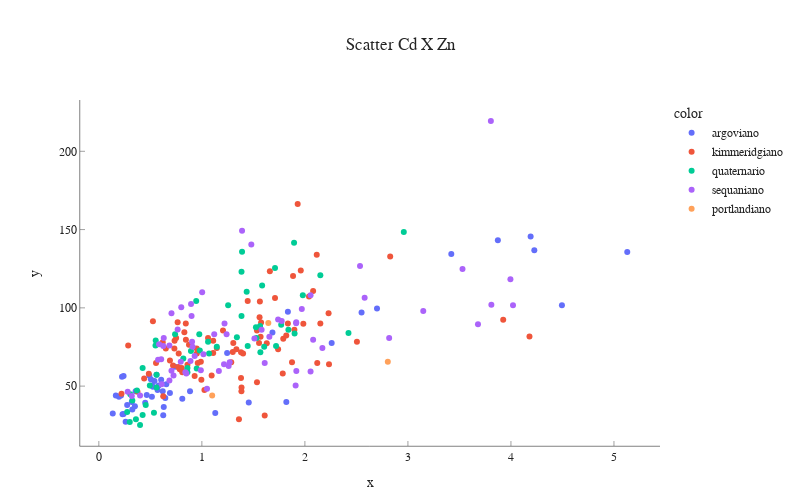

Notebook source saved alongside this figure:
### Markdown cell above
### Visualização de Dados (*Data Vizualization - dataviz*)

### Code cell
fig = px.scatter(
    x=df_jura["vlCadmium"],
    y=df_jura["vlZinc"], 
    color=df_jura['descUnit'],
    title="Scatter Cd X Zn"
  )

fig.update_layout(width=800, height=500, title_x=0.5,template="simple_white",font_family="Calibri", margin=dict(r=20,b=20)
)
fig.update_xaxes(showline=True,linewidth=0.5,linecolor='black',title_text='x',ticks="inside",tickwidth=0.5)
fig.update_yaxes(showline=True,linewidth=0.5,linecolor='black',title_text='y',ticks="inside",tickwidth=0.5)
fig.show()

### Figure 1 — Plotly figure (JSON) as saved in the notebook; plotly's stock layout.template omitted (floating-point values rounded to 4 significant figures)
{"data": [{"hovertemplate": "color=argoviano<br>x=%{x}<br>y=%{y}<extra></extra>", "legendgroup": "argoviano", "marker": {"color": "#636efa", "symbol": "circle"}, "mode": "markers", "name": "argoviano", "orientation": "v", "showlegend": true, "type": "scatter", "x": [0.135, 0.165, 0.195, 0.215, 0.225, 0.23, 0.24, 0.24, 0.26, 0.275, 0.32, 0.325, 0.35, 0.357, 0.45, 0.465, 0.49, 0.505, 0.515, 0.515, 0.525, 0.54, 0.56, 0.57, 0.58, 0.605, 0.62, 0.625, 0.63, 0.645, 0.655, 0.69, 0.74, 0.81, 0.885, 1.13, 1.245, 1.455, 1.685, 1.82, 1.835, 2.26, 2.55, 2.7, 3.421, 3.873, 4.191, 4.227, 4.495, 5.129], "xaxis": "x", "y": [32.56, 44, 43.2, 44, 56, 32.08, 32.24, 56.4, 27.2, 37.88, 39.88, 35.08, 37.16, 46.8, 39.4, 44.4, 56.8, 54.4, 43.2, 50.4, 49.6, 53.2, 57.2, 47.6, 50.4, 54, 46.8, 31.32, 36.64, 42.4, 51.24, 45.6, 62.4, 42, 46.8, 32.84, 71.2, 39.6, 84.32, 39.8, 97.48, 77.6, 96.96, 99.6, 134.4, 143.2, 145.6, 136.8, 101.7, 135.6], "yaxis": "y"}, {"hovertemplate": "color=kimmeridgiano<br>x=%{x}<br>y=%{y}<extra></extra>", "legendgroup": "kimmeridgiano", "marker": {"color": "#EF553B", "symbol": "circle"}, "mode": "markers", "name": "kimmeridgiano", "orientation": "v", "showlegend": true, "type": "scatter", "x": [0.22, 0.285, 0.375, 0.44, 0.485, 0.525, 0.555, 0.62, 0.625, 0.65, 0.69, 0.72, 0.733, 0.735, 0.75, 0.765, 0.77, 0.775, 0.785, 0.805, 0.81, 0.83, 0.844, 0.845, 0.86, 0.875, 0.93, 0.95, 0.951, 0.96, 0.99, 0.995, 1.025, 1.06, 1.095, 1.11, 1.11, 1.145, 1.205, 1.285, 1.3, 1.305, 1.335, 1.36, 1.38, 1.38, 1.384, 1.385, 1.4, 1.445, 1.535, 1.535, 1.555, 1.56, 1.563, 1.57, 1.575, 1.61, 1.63, 1.66, 1.71, 1.74, 1.785, 1.79, 1.819, 1.835, 1.875, 1.885, 1.898, 1.93, 1.96, 1.985, 2.04, 2.08, 2.115, 2.12, 2.15, 2.23, 2.234, 2.505, 2.828, 3.925, 4.18], "xaxis": "x", "y": [45.2, 76, 46.4, 54.8, 57.96, 91.48, 64.8, 78, 43.6, 74, 66.4, 63.2, 74, 79.04, 80.8, 90.8, 62.28, 70.8, 60.8, 61.6, 58.8, 84.4, 90, 79.6, 63.6, 76.4, 56.4, 74, 70.8, 64.8, 65.6, 54, 47.6, 80.8, 56.8, 79, 71.12, 74.4, 85.52, 65.2, 71.76, 77.6, 73.56, 28.88, 55.2, 71.6, 46.8, 49.2, 70.8, 104.4, 52.4, 85.6, 77.56, 94, 104, 81.6, 90.68, 31.16, 77.4, 123.3, 106.4, 73.6, 58, 80.32, 82.4, 90, 65.2, 120.3, 86, 166.3, 123.8, 89.84, 107.2, 110.8, 133.9, 64.8, 90, 96.6, 64, 78.4, 132.8, 92.36, 81.72], "yaxis": "y"}, {"hovertemplate": "color=quaternario<br>x=%{x}<br>y=%{y}<extra></extra>", "legendgroup": "quaternario", "marker": {"color": "#00cc96", "symbol": "circle"}, "mode": "markers", "name": "quaternario", "orientation": "v", "showlegend": true, "type": "scatter", "x": [0.275, 0.3, 0.305, 0.325, 0.36, 0.37, 0.4, 0.425, 0.425, 0.455, 0.495, 0.535, 0.55, 0.552, 0.56, 0.56, 0.74, 0.82, 0.855, 0.86, 0.86, 0.894, 0.945, 0.95, 0.975, 0.98, 1.06, 1.07, 1.145, 1.255, 1.34, 1.385, 1.385, 1.39, 1.435, 1.445, 1.525, 1.53, 1.565, 1.568, 1.585, 1.605, 1.71, 1.72, 1.77, 1.84, 1.895, 1.9, 1.98, 2.15, 2.423, 2.96], "xaxis": "x", "y": [33.44, 27.12, 44.8, 40.8, 28.92, 47.2, 25.2, 61.6, 31.48, 37.88, 50.4, 32.92, 76, 79.2, 49.2, 57.2, 83.2, 67.6, 59.6, 58.8, 61.6, 72.4, 104.4, 61.2, 83.2, 72.8, 78.4, 70.8, 75.2, 101.6, 81.2, 94.8, 123, 135.9, 110.3, 75.6, 87.6, 80.8, 88.4, 71.6, 114.3, 75.2, 125.4, 75.6, 89.2, 86, 141.6, 83.6, 108, 120.8, 84, 148.4], "yaxis": "y"}, {"hovertemplate": "color=sequaniano<br>x=%{x}<br>y=%{y}<extra></extra>", "legendgroup": "sequaniano", "marker": {"color": "#ab63fa", "symbol": "circle"}, "mode": "markers", "name": "sequaniano", "orientation": "v", "showlegend": true, "type": "scatter", "x": [0.28, 0.32, 0.4, 0.575, 0.585, 0.605, 0.61, 0.625, 0.63, 0.685, 0.685, 0.705, 0.705, 0.725, 0.765, 0.795, 0.8, 0.84, 0.849, 0.89, 0.895, 0.9, 0.905, 0.91, 0.93, 0.99, 1.003, 1.015, 1.05, 1.12, 1.165, 1.215, 1.22, 1.24, 1.26, 1.27, 1.39, 1.48, 1.51, 1.58, 1.61, 1.655, 1.74, 1.775, 1.91, 1.915, 1.916, 1.917, 1.97, 2.055, 2.055, 2.08, 2.17, 2.535, 2.58, 2.818, 3.149, 3.53, 3.68, 3.805, 3.81, 3.995, 4.02], "xaxis": "x", "y": [46.4, 43.72, 44, 66.92, 76.8, 67.16, 51.24, 75.6, 80.76, 53.6, 76, 59.88, 96.6, 56.72, 86.2, 65.6, 100.4, 58.8, 58, 66, 102.4, 94.8, 78.4, 75.2, 69.2, 60.12, 110, 70.4, 48.4, 83.2, 59.6, 64, 90, 83.2, 62.8, 65.2, 149.2, 140.4, 80.4, 86, 64.8, 81.6, 92.56, 91.6, 50.4, 90.24, 90.8, 59.6, 99.2, 59.36, 108, 79.6, 74.4, 126.8, 106.4, 80.8, 98, 124.8, 89.6, 219.3, 102, 118.2, 101.6], "yaxis": "y"}, {"hovertemplate": "color=portlandiano<br>x=%{x}<br>y=%{y}<extra></extra>", "legendgroup": "portlandiano", "marker": {"color": "#FFA15A", "symbol": "circle"}, "mode": "markers", "name": "portlandiano", "orientation": "v", "showlegend": true, "type": "scatter", "x": [1.1, 1.645, 2.805], "xaxis": "x", "y": [44, 90.4, 65.6], "yaxis": "y"}], "layout": {"font": {"family": "Calibri"}, "height": 500, "legend": {"title": {"text": "color"}, "tracegroupgap": 0}, "margin": {"b": 20, "r": 20}, "title": {"text": "Scatter Cd X Zn", "x": 0.5}, "width": 800, "xaxis": {"anchor": "y", "domain": [0, 1], "linecolor": "black", "linewidth": 0.5, "showline": true, "ticks": "inside", "tickwidth": 0.5, "title": {"text": "x"}}, "yaxis": {"anchor": "x", "domain": [0, 1], "linecolor": "black", "linewidth": 0.5, "showline": true, "ticks": "inside", "tickwidth": 0.5, "title": {"text": "y"}}}}
